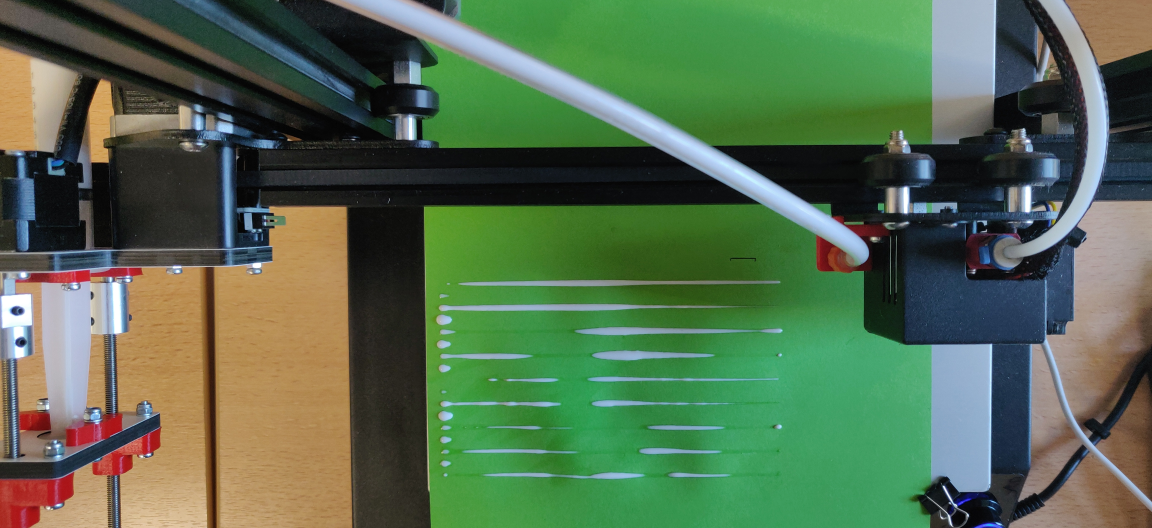
#> input picture traitement-image/photos/gris.jpg, 4608 x 2112 px, found by its file name (shown at 1/4 size)
$ python 'contours copy.py'
#> lines starting #> are read from the running program, lines starting #| are printed output that depends on the picture
import cv2 as cv
import numpy as np

img_path_list = [
    'photos/gris.jpg',
    'photos/olive.jpg',
    'photos/rose.jpg',
    'photos/vert.jpg'
]


for id, img_path in enumerate(img_path_list):
    img = cv.imread(img_path)
#> img is the input picture: shape (2112, 4608, 3); mean B, G, R 79, 108.4, 85.3
    height = img.shape[0]
#> height = 2112
    width = img.shape[1]
#> width = 4608

    scale_percent = 20
    new_width = int(width * scale_percent / 100)
#> new_width = 921
    new_height = int(height * scale_percent / 100)
#> new_height = 422
    output = cv.resize(img, (new_width, new_height))
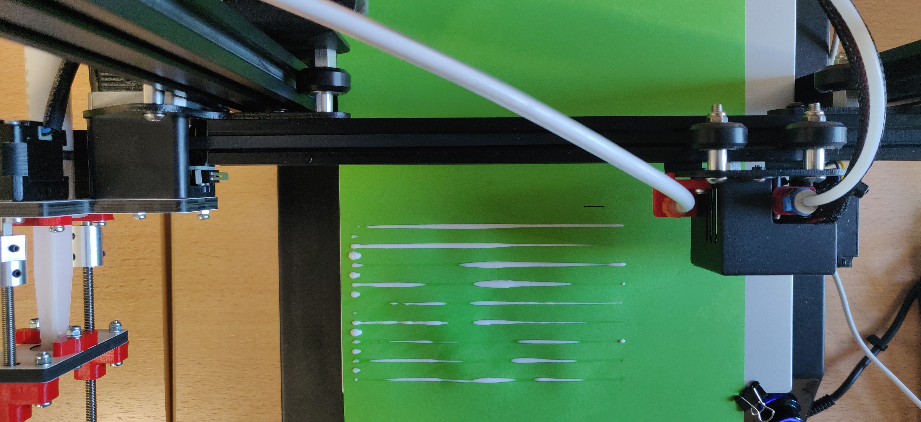
#> output: shape (422, 921, 3); mean B, G, R 78.9, 108.3, 85.2
    imgcopy = output.copy()

    gray = cv.cvtColor(output, cv.COLOR_BGR2GRAY)
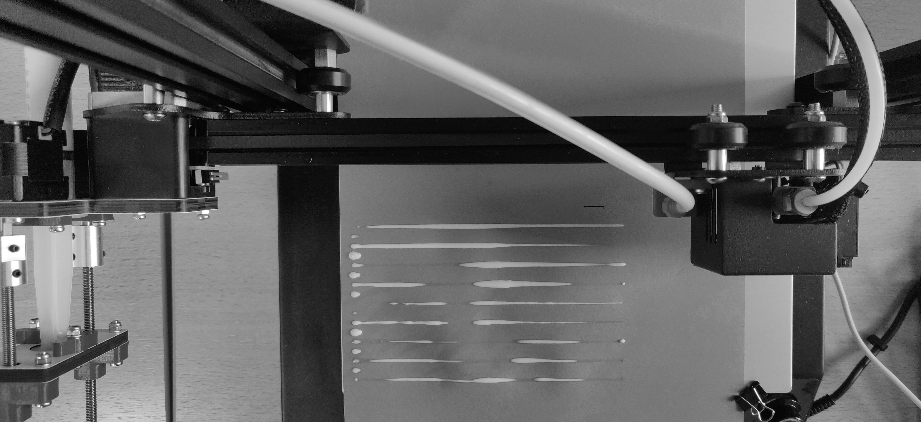
#> gray: shape (422, 921); min 0, max 255, mean 98


    edges = cv.Canny(gray, 50, 150, apertureSize=3)
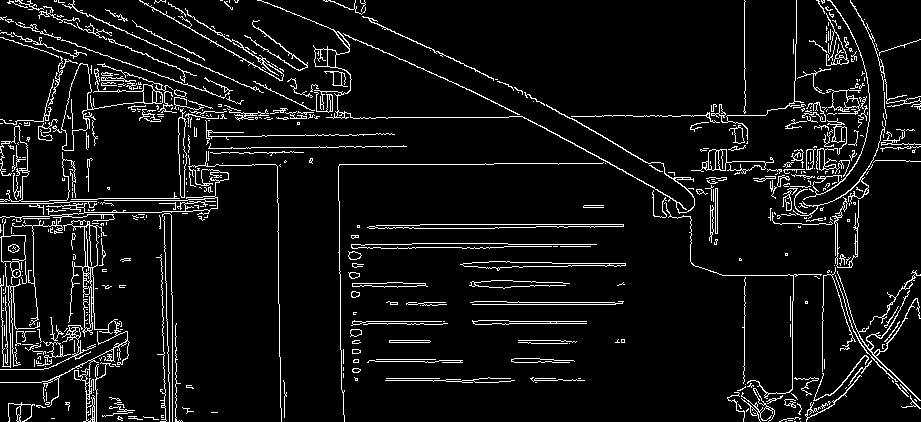
#> edges: shape (422, 921); 7% white in thin lines or dots

    # cv.imshow('edges', edges)
    lines = cv.HoughLines(edges, 1, np.pi / 180, 110)
#> lines = 291 rows, first 8: [224, 1.57], [117, 1.57], [164, 1.57], [115, 1.57], [-22, 1.99], [321, 1.57], [304, 1.57], [140, 1.55]
    # cv.imshow('lines', lines)
    vertical_lines = []
    horizontal_lines = []
    y2s = []

    coeffs = set([])
    parallel_lines = {}
    for line in lines:
        rho,theta = line[0]

        a = np.cos(theta)
        b = np.sin(theta)
        x0 = a*rho
        y0 = b*rho
        x1 = int(x0 + 1000*(-b))
        y1 = int(y0 + 1000*(a))
        x2 = int(x0 - 1000*(-b))
        y2 = int(y0 - 1000*(a))


        # coeffs.add(a)
        # parallel_lines[a * 100].append(b)
        # if vertical
        if theta > 3:
            a = (y2 - y1)/(x2 - x1)
            b = -a * x1 + y1
            h1 = (-b+0)/a
            h2 = (-b+height)/a

            vertical_lines.append(int((h1 + h2)//2))
            # cv.line(imgcopy,(x1,y1),(x2,y2),(0,0,255),2)
        elif theta > 1.5 and theta < 1.6:
            horizontal_lines.append((y2 - y1)//2 + y1)
            y2s.append(y2)
            cv.line(imgcopy,(x1,y1),(x2,y2),(0,0,255),2)
#> this loop made 291 passes
#> (rho, theta, x0, y0, x1, y1) on passes 15, 41, 42, 62, 63: (-335, 3.12, 334.9, -5.85, 317, -1005), (-273, 3.12, 273, -4.76, 255, -1004), (-85, 3.12, 84.99, -1.48, 67, -1001), (-155, 3.11, 154.9, -5.41, 120, -1004), (-81, 3.11, 80.95, -2.83, 46, -1002)
#> (rho, theta, x0, y0, x1, y1) on passes 1 to 6: (224, 1.57, -9.79e-06, 224, -1000, 223), (117, 1.57, -5.11e-06, 117, -1000, 116), (164, 1.57, -7.17e-06, 164, -1000, 163), (115, 1.57, -5.03e-06, 115, -1000, 114), (-22, 1.99, 8.95, -20.1, -904, -426), (321, 1.57, -1.4e-05, 321, -1000, 320)
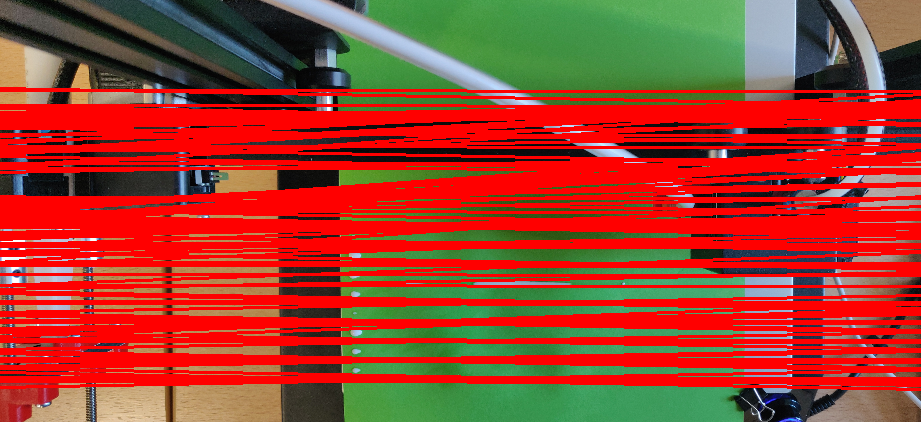
#> imgcopy: shape (422, 921, 3); mean B, G, R 43.1, 61.8, 160


    print(parallel_lines)
    cv.imshow('lines', imgcopy)
    # [11 lines of commented-out code are left out]


    cv.waitKey(0)
#> pass 2 of the loop `for id, img_path in enumerate(img_path_list):`:
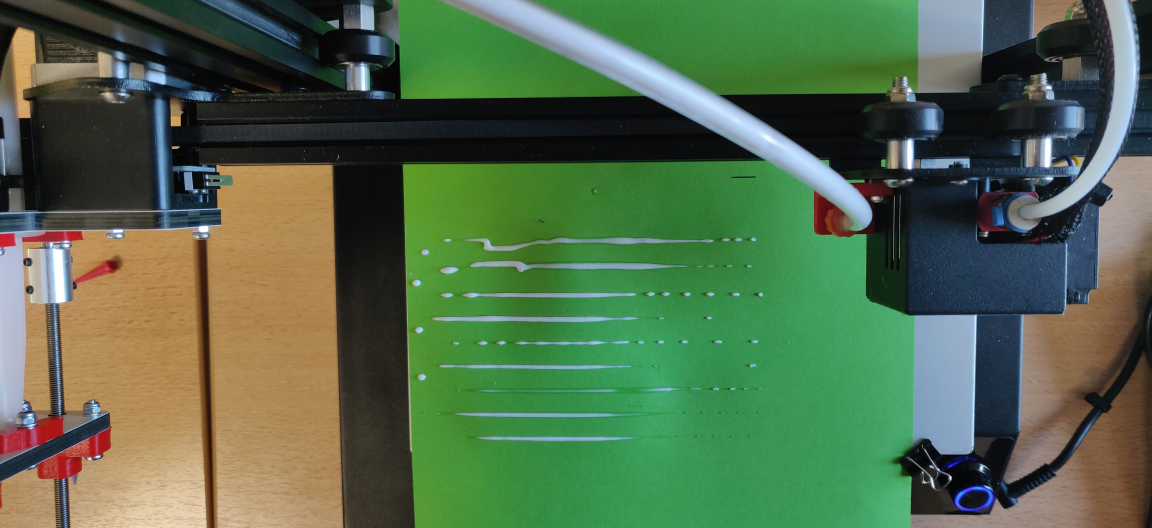
#> input picture traitement-image/photos/olive.jpg, 4608 x 2112 px, found by its file name (shown at 1/4 size)
#> img is the input picture: shape (2112, 4608, 3); mean B, G, R 75.6, 106.7, 83.1
#> `edges = cv.Canny(gray, 50, 150, apertureSize=3)`:
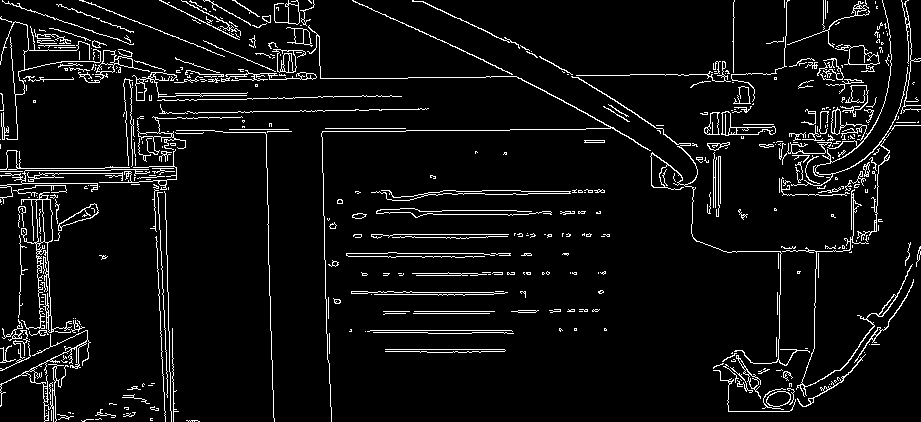
#> edges: shape (422, 921); 6% white in thin lines or dots
#> the loop `for line in lines:` made 181 passes
#> line on passes 1 to 3: [[116, 1.55]], [[85, 1.55]], [[74, 1.57]]
#> after the loop `for line in lines:`:
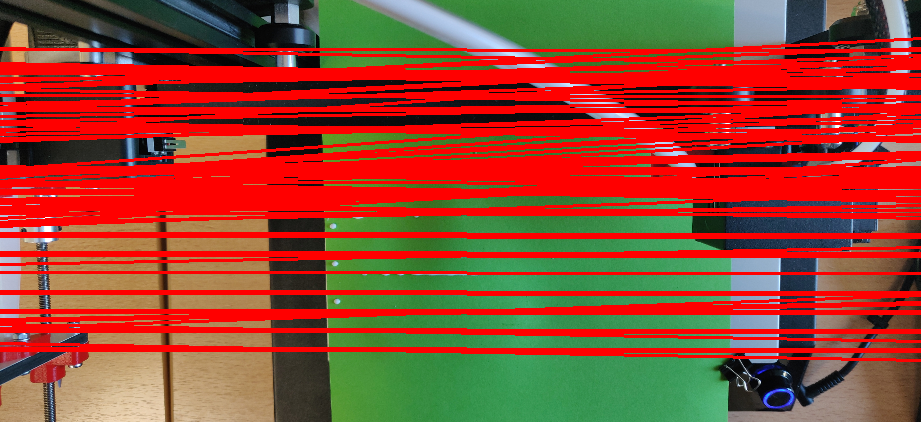
#> imgcopy: shape (422, 921, 3); mean B, G, R 46.4, 67.9, 151.7
#> pass 3 of the loop `for id, img_path in enumerate(img_path_list):`:
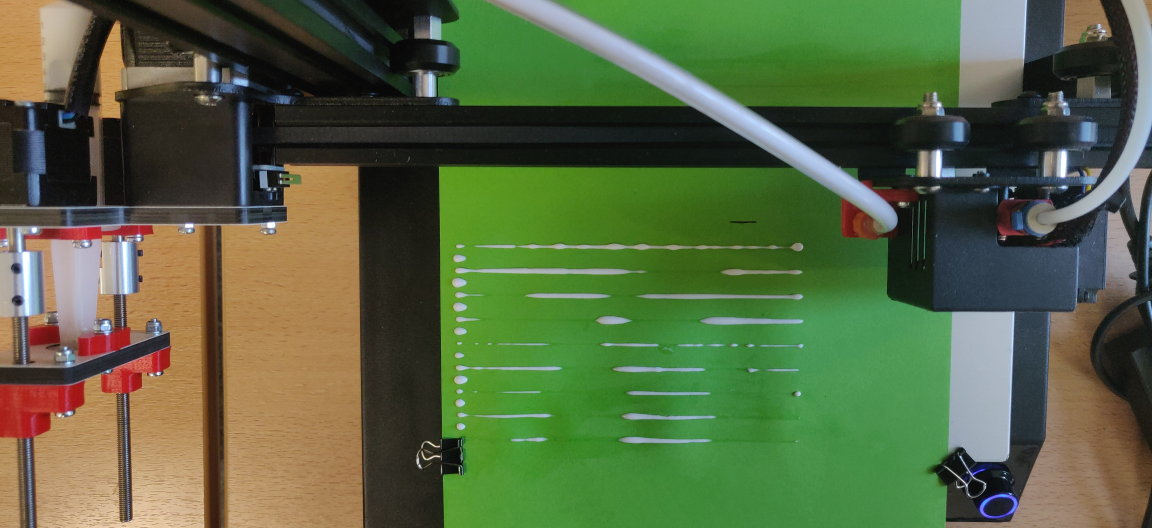
#> input picture traitement-image/photos/rose.jpg, 4608 x 2112 px, found by its file name (shown at 1/4 size)
#> img is the input picture: shape (2112, 4608, 3); mean B, G, R 66.1, 102.7, 87.2
#> `edges = cv.Canny(gray, 50, 150, apertureSize=3)`:
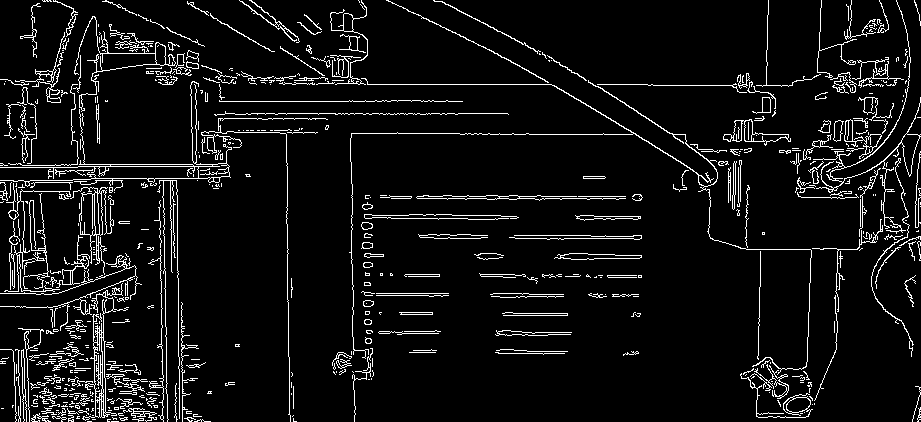
#> edges: shape (422, 921); 6.9% white in thin lines or dots
#> the loop `for line in lines:` made 243 passes
#> line on passes 1 to 3: [[84, 1.57]], [[134, 1.57]], [[198, 1.57]]
#> after the loop `for line in lines:`:
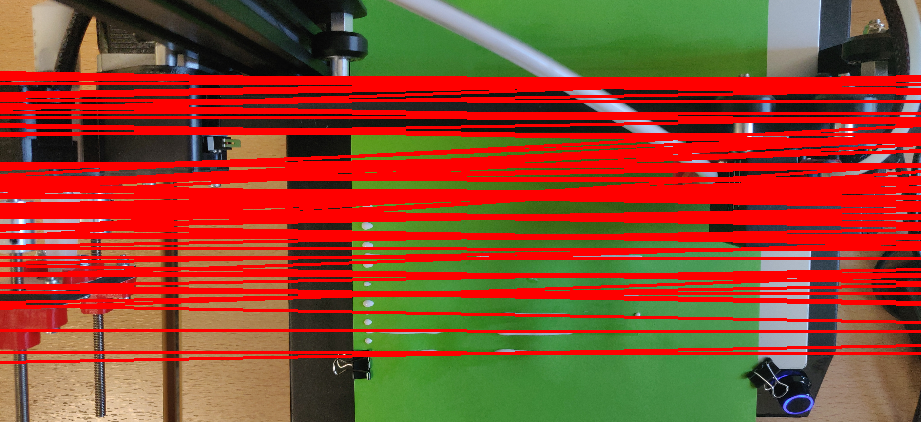
#> imgcopy: shape (422, 921, 3); mean B, G, R 42.7, 69.1, 146.9
#> the loop made 4 passes; the first 3 are shown
